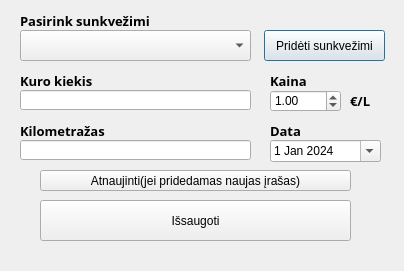
<?xml version="1.0" encoding="UTF-8"?>
<ui version="4.0">
 <class>Dialog</class>
 <widget class="QDialog" name="Dialog">
  <property name="geometry">
   <rect>
    <x>0</x>
    <y>0</y>
    <width>404</width>
    <height>271</height>
   </rect>
  </property>
  <property name="windowTitle">
   <string>Kuras</string>
  </property>
  <property name="toolTipDuration">
   <number>0</number>
  </property>
  <widget class="QLineEdit" name="kuro_kiekis">
   <property name="geometry">
    <rect>
     <x>20</x>
     <y>90</y>
     <width>231</width>
     <height>20</height>
    </rect>
   </property>
   <property name="text">
    <string/>
   </property>
  </widget>
  <widget class="QDateEdit" name="data">
   <property name="geometry">
    <rect>
     <x>270</x>
     <y>140</y>
     <width>111</width>
     <height>22</height>
    </rect>
   </property>
   <property name="dateTime">
    <datetime>
     <hour>0</hour>
     <minute>0</minute>
     <second>0</second>
     <year>2024</year>
     <month>1</month>
     <day>1</day>
    </datetime>
   </property>
   <property name="calendarPopup">
    <bool>true</bool>
   </property>
   <property name="date">
    <date>
     <year>2024</year>
     <month>1</month>
     <day>1</day>
    </date>
   </property>
  </widget>
  <widget class="QComboBox" name="sunk_pas">
   <property name="geometry">
    <rect>
     <x>20</x>
     <y>30</y>
     <width>231</width>
     <height>31</height>
    </rect>
   </property>
   <property name="currentIndex">
    <number>-1</number>
   </property>
  </widget>
  <widget class="QPushButton" name="pridet_sunk">
   <property name="geometry">
    <rect>
     <x>264</x>
     <y>30</y>
     <width>121</width>
     <height>31</height>
    </rect>
   </property>
   <property name="inputMethodHints">
    <set>Qt::ImhNone</set>
   </property>
   <property name="text">
    <string>Pridėti sunkvežimi</string>
   </property>
  </widget>
  <widget class="QLabel" name="label">
   <property name="geometry">
    <rect>
     <x>20</x>
     <y>10</y>
     <width>311</width>
     <height>21</height>
    </rect>
   </property>
   <property name="font">
    <font>
     <family>Arial Black</family>
     <pointsize>10</pointsize>
     <weight>75</weight>
     <bold>true</bold>
    </font>
   </property>
   <property name="text">
    <string>Pasirink sunkvežimi</string>
   </property>
  </widget>
  <widget class="QLabel" name="label_2">
   <property name="geometry">
    <rect>
     <x>20</x>
     <y>70</y>
     <width>141</width>
     <height>21</height>
    </rect>
   </property>
   <property name="font">
    <font>
     <family>Arial Black</family>
     <pointsize>10</pointsize>
     <weight>75</weight>
     <bold>true</bold>
    </font>
   </property>
   <property name="text">
    <string>Kuro kiekis</string>
   </property>
  </widget>
  <widget class="QLabel" name="label_3">
   <property name="geometry">
    <rect>
     <x>270</x>
     <y>120</y>
     <width>51</width>
     <height>21</height>
    </rect>
   </property>
   <property name="font">
    <font>
     <family>Arial Black</family>
     <pointsize>10</pointsize>
     <weight>75</weight>
     <bold>true</bold>
    </font>
   </property>
   <property name="text">
    <string>Data</string>
   </property>
  </widget>
  <widget class="QLineEdit" name="kilometrazas">
   <property name="geometry">
    <rect>
     <x>20</x>
     <y>140</y>
     <width>231</width>
     <height>20</height>
    </rect>
   </property>
  </widget>
  <widget class="QLabel" name="label_4">
   <property name="geometry">
    <rect>
     <x>20</x>
     <y>120</y>
     <width>141</width>
     <height>21</height>
    </rect>
   </property>
   <property name="font">
    <font>
     <family>Arial Black</family>
     <pointsize>10</pointsize>
     <weight>75</weight>
     <bold>true</bold>
    </font>
   </property>
   <property name="text">
    <string>Kilometražas</string>
   </property>
  </widget>
  <widget class="QLabel" name="nesvarbu">
   <property name="geometry">
    <rect>
     <x>270</x>
     <y>70</y>
     <width>51</width>
     <height>21</height>
    </rect>
   </property>
   <property name="font">
    <font>
     <family>Arial Black</family>
     <pointsize>10</pointsize>
     <weight>75</weight>
     <bold>true</bold>
    </font>
   </property>
   <property name="text">
    <string>Kaina</string>
   </property>
  </widget>
  <widget class="QPushButton" name="issaugot">
   <property name="geometry">
    <rect>
     <x>40</x>
     <y>200</y>
     <width>311</width>
     <height>41</height>
    </rect>
   </property>
   <property name="text">
    <string>Išsaugoti</string>
   </property>
  </widget>
  <widget class="QLabel" name="msg">
   <property name="geometry">
    <rect>
     <x>10</x>
     <y>240</y>
     <width>381</width>
     <height>16</height>
    </rect>
   </property>
   <property name="text">
    <string/>
   </property>
  </widget>
  <widget class="QDoubleSpinBox" name="kaina">
   <property name="geometry">
    <rect>
     <x>270</x>
     <y>90</y>
     <width>71</width>
     <height>22</height>
    </rect>
   </property>
   <property name="value">
    <double>1.000000000000000</double>
   </property>
  </widget>
  <widget class="QLabel" name="label_6">
   <property name="geometry">
    <rect>
     <x>350</x>
     <y>90</y>
     <width>47</width>
     <height>21</height>
    </rect>
   </property>
   <property name="font">
    <font>
     <family>Arial Black</family>
     <pointsize>10</pointsize>
     <weight>75</weight>
     <bold>true</bold>
    </font>
   </property>
   <property name="text">
    <string>€/L</string>
   </property>
  </widget>
  <widget class="QPushButton" name="refresh">
   <property name="geometry">
    <rect>
     <x>40</x>
     <y>170</y>
     <width>311</width>
     <height>21</height>
    </rect>
   </property>
   <property name="inputMethodHints">
    <set>Qt::ImhNone</set>
   </property>
   <property name="text">
    <string>Atnaujinti(jei pridedamas naujas įrašas)</string>
   </property>
  </widget>
  <widget class="QLabel" name="dabartinis">
   <property name="geometry">
    <rect>
     <x>250</x>
     <y>10</y>
     <width>171</width>
     <height>21</height>
    </rect>
   </property>
   <property name="text">
    <string/>
   </property>
  </widget>
  <zorder>data</zorder>
  <zorder>kuro_kiekis</zorder>
  <zorder>label</zorder>
  <zorder>label_2</zorder>
  <zorder>label_3</zorder>
  <zorder>kilometrazas</zorder>
  <zorder>label_4</zorder>
  <zorder>nesvarbu</zorder>
  <zorder>issaugot</zorder>
  <zorder>msg</zorder>
  <zorder>kaina</zorder>
  <zorder>label_6</zorder>
  <zorder>sunk_pas</zorder>
  <zorder>pridet_sunk</zorder>
  <zorder>refresh</zorder>
  <zorder>dabartinis</zorder>
 </widget>
 <resources/>
 <connections/>
</ui>
